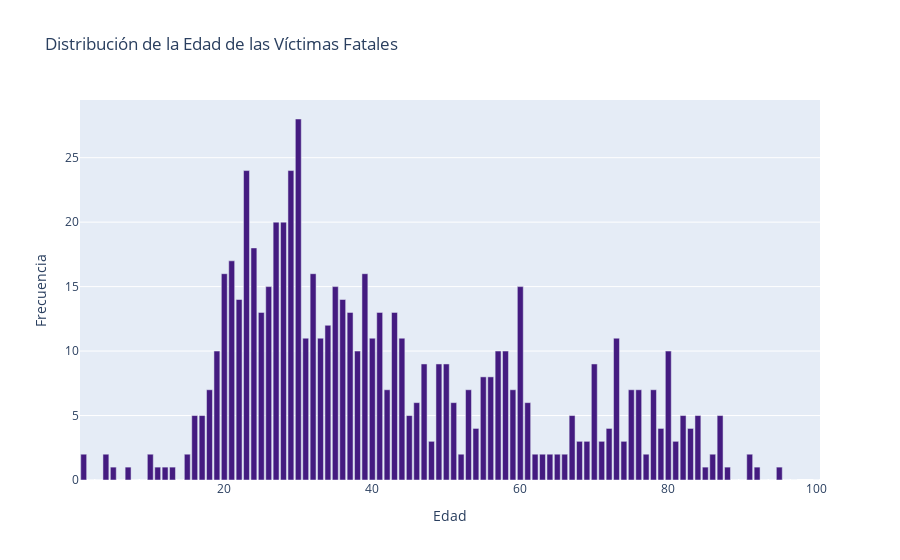
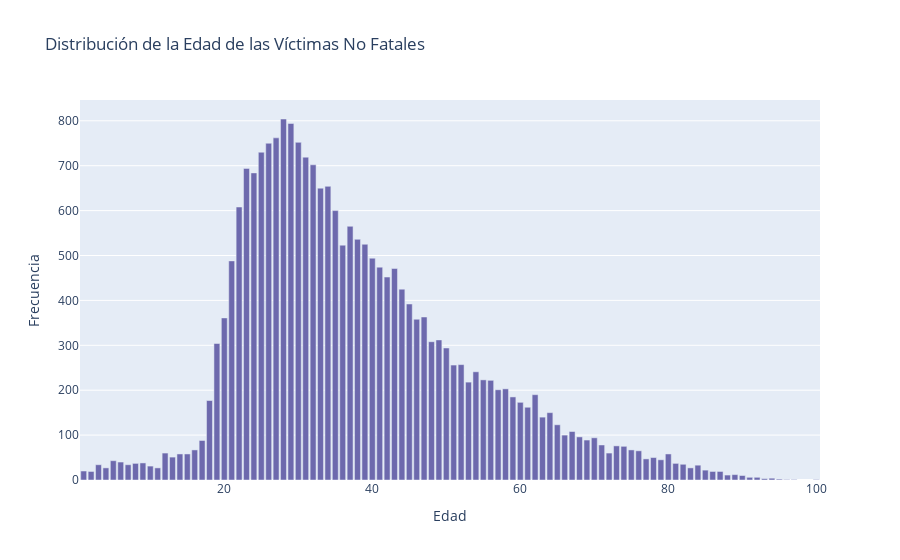

Notebook code for these charts, in order:
### Markdown cell above
---

### **3. Distribución por edad de las víctimas:**

**Período Observado: 2016-2021**

En este apartado, se examina la distribución de las edades de las víctimas involucradas en accidentes de tráfico en la Ciudad Autónoma de Buenos Aires (CABA) durante el período de 2016 a 2021.

...
#### **Análisis de Víctimas Fatales por Edad**

1. El rango de edades con el mayor número de accidentes fatales se sitúa entre los 20 y los 39 años. Esto sugiere que los adultos jóvenes tienen un mayor riesgo de morir en un accidente de tráfico.

2. A partir de los 20 años, el riesgo de morir en un accidente aumenta significativamente, lo que puede estar relacionado con la adquisición de la licencia de conducir y la mayor exposición a situaciones de riesgo en la carretera.

3. Se observa un pico a los 23 años, lo que podría indicar que las personas se sienten más confiadas al volante después de haber adquirido cierta experiencia en la conducción.

4. A los 30 años se presenta el pico más alto de accidentes fatales. Este aumento podría deberse a factores como el estrés, la fatiga, la excesiva confianza al conducir o la distracción, que son más comunes en personas en la edad adulta joven.

...
#### **Análisis de Víctimas Lesionadas por Edad**

1. Las probabilidades de estar involucrado en un accidente con víctimas lesionadas comienzan a aumentar a partir de los 20 años, con un pico notable a los 28 años. Esto sugiere que los adultos jóvenes tienen un mayor riesgo de sufrir lesiones en un accidente de tráfico.

2. A medida que las personas envejecen, la probabilidad de estar involucrado en un accidente leve disminuye gradualmente. Después de los 65 años, es menos probable verse involucrado en un accidente con lesiones leves.

3. Sin embargo, después de los 75 años, aunque la probabilidad de accidentes leves disminuye, existe cierta posibilidad de que los accidentes resulten en la pérdida de vidas, lo que subraya la importancia de medidas de seguridad adicionales para los conductores mayores.

### Code cell
# Graficos de distribucion en Edades de Victimas de Accidentes

# Paleta de colores
palette_colors = ['#6D69AD', '#441B80']

# Para siniestros fatales
conteo_edad_fatal = siniestros_fatal['edad'].value_counts().reset_index()
conteo_edad_fatal.columns = ['edad', 'conteo_fatal']

fig_fatal = px.bar(conteo_edad_fatal, x='edad', y='conteo_fatal', 
                   labels={'conteo_fatal': 'Frecuencia', 'edad': 'Edad'},
                   title='Distribución de la Edad de las Víctimas Fatales')
fig_fatal.update_traces(marker_color=palette_colors[1])  # Color para siniestros fatales

# Para siniestros no fatales
conteo_edad_no_fatal = siniestros_no_fatal['edad'].value_counts().reset_index()
conteo_edad_no_fatal.columns = ['edad', 'conteo_no_fatal']

fig_no_fatal = px.bar(conteo_edad_no_fatal, x='edad', y='conteo_no_fatal', 
                      labels={'conteo_no_fatal': 'Frecuencia', 'edad': 'Edad'},
                      title='Distribución de la Edad de las Víctimas No Fatales')
fig_no_fatal.update_traces(marker_color=palette_colors[0])  # Color para siniestros no fatales

fig_fatal.show()
fig_no_fatal.show()

### Figure 1 — Plotly figure (JSON) as saved in the notebook; plotly's stock layout.template omitted (floating-point values rounded to 4 significant figures)
{"data": [{"alignmentgroup": "True", "hovertemplate": "Edad=%{x}<br>Frecuencia=%{y}<extra></extra>", "legendgroup": "", "marker": {"color": "#441B80", "pattern": {"shape": ""}}, "name": "", "offsetgroup": "", "orientation": "v", "showlegend": false, "textposition": "auto", "type": "bar", "x": [30, 29, 23, 28, 27, 24, 21, 32, 20, 39, 60, 26, 35, 22, 36, 37, 41, 43, 25, 34, 40, 44, 73, 31, 33, 19, 38, 80, 57, 58, 47, 49, 70, 50, 56, 55, 18, 75, 76, 59, 42, 78, 53, 51, 61, 46, 87, 84, 67, 17, 45, 82, 16, 83, 54, 79, 72, 74, 69, 71, 68, 81, 48, 77, 91, 86, 1, 66, 65, 64, 63, 62, 52, 15, 4, 10, 95, 92, 88, 5, 85, 7, 11, 12, 13, 8, 6, 9, 89, 90, 3, 14, 93, 94, 2, 96, 97, 100], "xaxis": "x", "y": [28, 24, 24, 20, 20, 18, 17, 16, 16, 16, 15, 15, 15, 14, 14, 13, 13, 13, 13, 12, 11, 11, 11, 11, 11, 10, 10, 10, 10, 10, 9, 9, 9, 9, 8, 8, 7, 7, 7, 7, 7, 7, 7, 6, 6, 6, 5, 5, 5, 5, 5, 5, 5, 4, 4, 4, 4, 3, 3, 3, 3, 3, 3, 2, 2, 2, 2, 2, 2, 2, 2, 2, 2, 2, 2, 2, 1, 1, 1, 1, 1, 1, 1, 1, 1, 0, 0, 0, 0, 0, 0, 0, 0, 0, 0, 0, 0, 0], "yaxis": "y"}], "layout": {"barmode": "relative", "legend": {"tracegroupgap": 0}, "title": {"text": "Distribución de la Edad de las Víctimas Fatales"}, "xaxis": {"anchor": "y", "domain": [0, 1], "title": {"text": "Edad"}}, "yaxis": {"anchor": "x", "domain": [0, 1], "title": {"text": "Frecuencia"}}}}

### Figure 2 — Plotly figure (JSON) as saved in the notebook; plotly's stock layout.template omitted (floating-point values rounded to 4 significant figures)
{"data": [{"alignmentgroup": "True", "hovertemplate": "Edad=%{x}<br>Frecuencia=%{y}<extra></extra>", "legendgroup": "", "marker": {"color": "#6D69AD", "pattern": {"shape": ""}}, "name": "", "offsetgroup": "", "orientation": "v", "showlegend": false, "textposition": "auto", "type": "bar", "x": [28, 29, 27, 30, 26, 25, 31, 32, 23, 24, 34, 33, 22, 35, 37, 38, 39, 36, 40, 21, 41, 43, 42, 44, 45, 47, 20, 46, 49, 48, 19, 50, 52, 51, 54, 55, 56, 53, 58, 57, 62, 59, 18, 60, 61, 64, 63, 65, 67, 66, 68, 70, 69, 17, 71, 73, 74, 16, 75, 76, 12, 72, 14, 80, 15, 13, 78, 77, 79, 5, 6, 9, 81, 8, 82, 7, 3, 84, 10, 11, 4, 83, 85, 1, 2, 86, 87, 89, 88, 90, 91, 92, 94, 93, 95, 96, 97, 100], "xaxis": "x", "y": [804, 794, 762, 752, 750, 730, 719, 702, 694, 684, 654, 650, 608, 600, 565, 536, 525, 523, 494, 488, 474, 471, 452, 425, 392, 363, 361, 358, 312, 308, 304, 294, 257, 256, 241, 223, 222, 218, 203, 201, 190, 185, 177, 173, 162, 150, 140, 123, 108, 100, 96, 94, 89, 88, 78, 76, 75, 67, 67, 65, 60, 60, 58, 58, 58, 51, 50, 47, 45, 43, 40, 38, 37, 37, 35, 34, 34, 33, 31, 27, 27, 27, 22, 20, 19, 19, 19, 12, 11, 10, 6, 6, 4, 3, 2, 1, 1, 1], "yaxis": "y"}], "layout": {"barmode": "relative", "legend": {"tracegroupgap": 0}, "title": {"text": "Distribución de la Edad de las Víctimas No Fatales"}, "xaxis": {"anchor": "y", "domain": [0, 1], "title": {"text": "Edad"}}, "yaxis": {"anchor": "x", "domain": [0, 1], "title": {"text": "Frecuencia"}}}}
